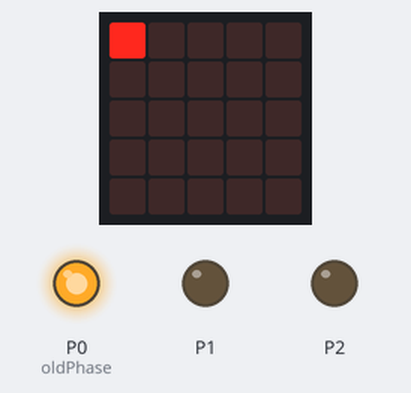
Bench run of a program on a simulated BBC micro:bit running MicroPython. Parts: the board's 5×5 LED display, output pins drawn as LEDs (lit = HIGH).

Above: at 0.1 s.
At 9.1 s:
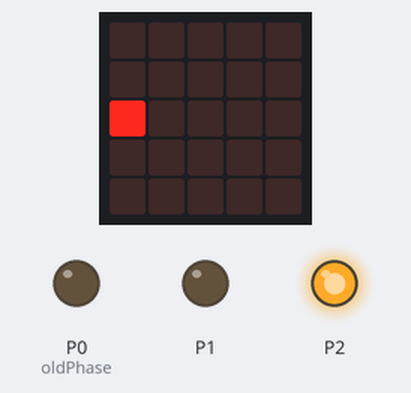
At 16.6 s:
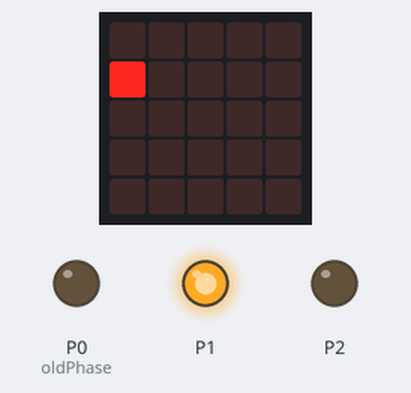
At 37.6 s:
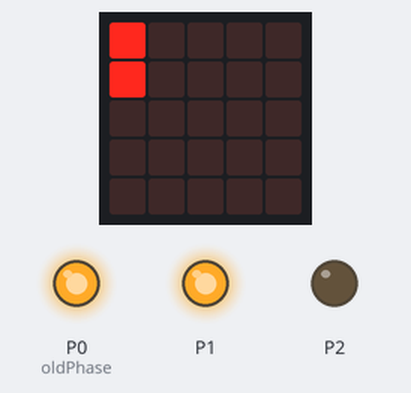
Timing chart, 0 to 40.0 s (numbered marks = the images above):
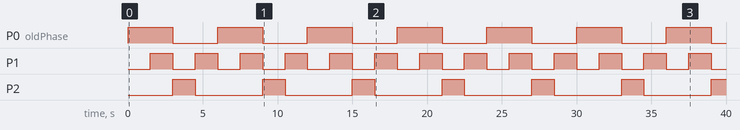

The program:

traffic-lights.py
```python
from microbit import *

class Light:
    def __init__(self):
        self.phases = ["red","redamber","green","amber"]
        self.phase = 0
        self.oldPhase = 0

    def next(self):
        self.oldPhase = self.phase
        self.phase = (self.phase + 1) % 4

    def show(self):
        oldPhaseName = self.phases[self.oldPhase]
        self.lightMode(oldPhaseName, 0)

        phaseName = self.phases[self.phase]
        self.lightMode(phaseName, 9)

    def lightMode(self,phaseName,onoff):
        if phaseName=="red":
            display.set_pixel(0, 0, onoff)
            pin0.write_digital(onoff>0)
        elif phaseName=="redamber":
            display.set_pixel(0, 0, onoff)
            display.set_pixel(0, 1, onoff)
            pin0.write_digital(onoff>0)
            pin1.write_digital(onoff>0)
        elif phaseName=="green":
            display.set_pixel(0, 2, onoff)
            pin2.write_digital(onoff>0)
        elif phaseName=="amber":
            display.set_pixel(0, 1, onoff)
            pin1.write_digital(onoff>0)


light = Light()

while True:
    light.show()
    sleep(1500)
    light.next()
```

Measured:
- by itself, P0 (oldPhase): alternates HIGH for 3.0 s and LOW for 3.0 s
- by itself, P1: alternates HIGH for 1.5 s and LOW for 1.5 s
- by itself, P2: alternates HIGH for 1.5 s and LOW for 4.5 s
- what the display in image 1 shows lasts 1.5 s, from 9.0 s to 10.5 s
